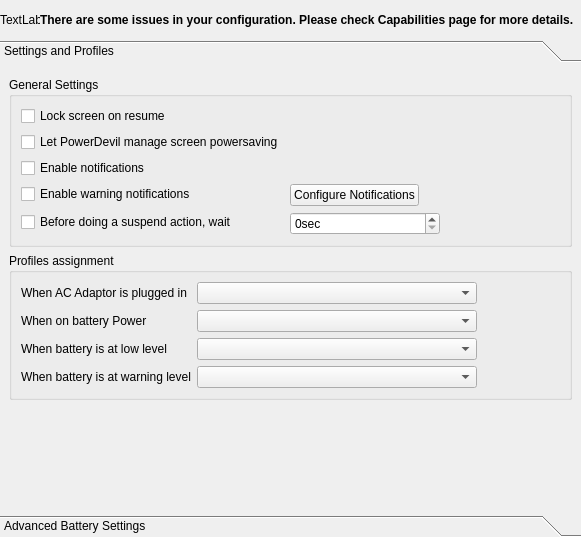
<ui version="4.0" >
 <class>generalPage</class>
 <widget class="QWidget" name="generalPage" >
  <property name="geometry" >
   <rect>
    <x>0</x>
    <y>0</y>
    <width>581</width>
    <height>537</height>
   </rect>
  </property>
  <layout class="QVBoxLayout" name="verticalLayout" >
   <property name="spacing" >
    <number>0</number>
   </property>
   <property name="margin" >
    <number>0</number>
   </property>
   <item>
    <layout class="QHBoxLayout" name="horizontalLayout" >
     <item>
      <widget class="QLabel" name="issueIcon" >
       <property name="minimumSize" >
        <size>
         <width>0</width>
         <height>40</height>
        </size>
       </property>
       <property name="maximumSize" >
        <size>
         <width>40</width>
         <height>16777215</height>
        </size>
       </property>
       <property name="text" >
        <string>TextLabel</string>
       </property>
      </widget>
     </item>
     <item>
      <widget class="QLabel" name="issueText" >
       <property name="text" >
        <string>&lt;b>There are some issues in your configuration. Please check Capabilities page for more details.&lt;/b></string>
       </property>
       <property name="scaledContents" >
        <bool>true</bool>
       </property>
       <property name="wordWrap" >
        <bool>true</bool>
       </property>
      </widget>
     </item>
    </layout>
   </item>
   <item>
    <widget class="QToolBox" name="toolBox" >
     <property name="currentIndex" >
      <number>0</number>
     </property>
     <widget class="QWidget" name="page" >
      <property name="geometry" >
       <rect>
        <x>0</x>
        <y>0</y>
        <width>571</width>
        <height>431</height>
       </rect>
      </property>
      <attribute name="label" >
       <string>Settings and Profiles</string>
      </attribute>
      <layout class="QVBoxLayout" name="verticalLayout_2" >
       <item>
        <widget class="QGroupBox" name="GeneralSettingsBox" >
         <property name="title" >
          <string>General Settings</string>
         </property>
         <layout class="QFormLayout" name="formLayout_6" >
          <property name="fieldGrowthPolicy" >
           <enum>QFormLayout::AllNonFixedFieldsGrow</enum>
          </property>
          <item row="0" column="0" >
           <widget class="QCheckBox" name="lockScreenOnResume" >
            <property name="toolTip" >
             <string>Locks screen when waking up from suspension</string>
            </property>
            <property name="statusTip" >
             <string/>
            </property>
            <property name="whatsThis" >
             <string>You will be asked for password when resuming from sleep state</string>
            </property>
            <property name="text" >
             <string>Lock screen on resume</string>
            </property>
           </widget>
          </item>
          <item row="2" column="0" >
           <widget class="QCheckBox" name="notificationsBox" >
            <property name="toolTip" >
             <string>Enables standard notifications</string>
            </property>
            <property name="statusTip" >
             <string/>
            </property>
            <property name="whatsThis" >
             <string>Notifications such as standard events or profile change will be shown</string>
            </property>
            <property name="text" >
             <string>Enable notifications</string>
            </property>
           </widget>
          </item>
          <item row="3" column="0" >
           <widget class="QCheckBox" name="warningNotificationsBox" >
            <property name="toolTip" >
             <string>Enables warning notifications</string>
            </property>
            <property name="whatsThis" >
             <string>Notifications such as warnings or important events will be shown. It is recommended to leave this enabled.</string>
            </property>
            <property name="text" >
             <string>Enable warning notifications</string>
            </property>
           </widget>
          </item>
          <item row="4" column="0" >
           <widget class="QCheckBox" name="suspendWait" >
            <property name="toolTip" >
             <string>Interval for interactive confirm notifications</string>
            </property>
            <property name="whatsThis" >
             <string>If selected, before doing an automatic suspension PowerDevil will show an interactive notification for the specified time. If that notification will be clicked, the queued action will not be run.</string>
            </property>
            <property name="text" >
             <string>Before doing a suspend action, wait</string>
            </property>
           </widget>
          </item>
          <item row="4" column="1" >
           <widget class="KIntSpinBox" name="suspendWaitTime" >
            <property name="maximumSize" >
             <size>
              <width>150</width>
              <height>16777215</height>
             </size>
            </property>
            <property name="suffix" >
             <string comment="As in &quot;seconds&quot;" >sec</string>
            </property>
            <property name="maximum" >
             <number>300</number>
            </property>
           </widget>
          </item>
          <item row="1" column="0" >
           <widget class="QCheckBox" name="enableDPMSBox" >
            <property name="text" >
             <string>Let PowerDevil manage screen powersaving</string>
            </property>
           </widget>
          </item>
          <item row="3" column="1" >
           <layout class="QHBoxLayout" name="horizontalLayout_2" >
            <item>
             <widget class="QPushButton" name="notificationsButton" >
              <property name="maximumSize" >
               <size>
                <width>16777215</width>
                <height>16777215</height>
               </size>
              </property>
              <property name="text" >
               <string>Configure Notifications</string>
              </property>
             </widget>
            </item>
            <item>
             <spacer name="horizontalSpacer" >
              <property name="orientation" >
               <enum>Qt::Horizontal</enum>
              </property>
              <property name="sizeHint" stdset="0" >
               <size>
                <width>40</width>
                <height>20</height>
               </size>
              </property>
             </spacer>
            </item>
           </layout>
          </item>
         </layout>
        </widget>
       </item>
       <item>
        <widget class="QGroupBox" name="groupBox_4" >
         <property name="title" >
          <string>Profiles assignment</string>
         </property>
         <layout class="QFormLayout" name="formLayout_5" >
          <item row="0" column="0" >
           <widget class="QLabel" name="label_6" >
            <property name="text" >
             <string>When AC Adaptor is plugged in</string>
            </property>
           </widget>
          </item>
          <item row="0" column="1" >
           <widget class="KComboBox" name="acProfile" >
            <property name="maximumSize" >
             <size>
              <width>280</width>
              <height>16777215</height>
             </size>
            </property>
           </widget>
          </item>
          <item row="1" column="0" >
           <widget class="QLabel" name="label_7" >
            <property name="text" >
             <string>When on battery Power</string>
            </property>
           </widget>
          </item>
          <item row="1" column="1" >
           <widget class="KComboBox" name="batteryProfile" >
            <property name="maximumSize" >
             <size>
              <width>280</width>
              <height>16777215</height>
             </size>
            </property>
           </widget>
          </item>
          <item row="2" column="0" >
           <widget class="QLabel" name="label_10" >
            <property name="text" >
             <string>When battery is at low level</string>
            </property>
           </widget>
          </item>
          <item row="2" column="1" >
           <widget class="KComboBox" name="lowProfile" >
            <property name="maximumSize" >
             <size>
              <width>280</width>
              <height>16777215</height>
             </size>
            </property>
           </widget>
          </item>
          <item row="3" column="0" >
           <widget class="QLabel" name="label_11" >
            <property name="text" >
             <string>When battery is at warning level</string>
            </property>
           </widget>
          </item>
          <item row="3" column="1" >
           <widget class="KComboBox" name="warningProfile" >
            <property name="maximumSize" >
             <size>
              <width>280</width>
              <height>16777215</height>
             </size>
            </property>
           </widget>
          </item>
         </layout>
        </widget>
       </item>
       <item>
        <spacer name="verticalSpacer" >
         <property name="orientation" >
          <enum>Qt::Vertical</enum>
         </property>
         <property name="sizeHint" stdset="0" >
          <size>
           <width>20</width>
           <height>40</height>
          </size>
         </property>
        </spacer>
       </item>
      </layout>
     </widget>
     <widget class="QWidget" name="page_2" >
      <property name="geometry" >
       <rect>
        <x>0</x>
        <y>0</y>
        <width>263</width>
        <height>206</height>
       </rect>
      </property>
      <attribute name="label" >
       <string>Advanced Battery Settings</string>
      </attribute>
      <layout class="QVBoxLayout" name="verticalLayout_3" >
       <item>
        <widget class="QGroupBox" name="groupBox" >
         <property name="title" >
          <string>Battery Levels</string>
         </property>
         <layout class="QFormLayout" name="formLayout_2" >
          <property name="fieldGrowthPolicy" >
           <enum>QFormLayout::AllNonFixedFieldsGrow</enum>
          </property>
          <item row="0" column="0" >
           <widget class="QLabel" name="label_3" >
            <property name="text" >
             <string>Battery is at low level at</string>
            </property>
           </widget>
          </item>
          <item row="0" column="1" >
           <widget class="KIntSpinBox" name="lowSpin" >
            <property name="maximumSize" >
             <size>
              <width>100</width>
              <height>16777215</height>
             </size>
            </property>
            <property name="toolTip" >
             <string>Low battery level</string>
            </property>
            <property name="whatsThis" >
             <string>Battery will be considered low when it reaches this level</string>
            </property>
            <property name="suffix" >
             <string>%</string>
            </property>
            <property name="maximum" >
             <number>100</number>
            </property>
           </widget>
          </item>
          <item row="1" column="0" >
           <widget class="QLabel" name="label_4" >
            <property name="text" >
             <string>Battery is at warning level at</string>
            </property>
           </widget>
          </item>
          <item row="1" column="1" >
           <widget class="KIntSpinBox" name="warningSpin" >
            <property name="maximumSize" >
             <size>
              <width>100</width>
              <height>16777215</height>
             </size>
            </property>
            <property name="toolTip" >
             <string>Warning battery level</string>
            </property>
            <property name="whatsThis" >
             <string>Battery will be considered at warning level when it reaches this level</string>
            </property>
            <property name="suffix" >
             <string>%</string>
            </property>
            <property name="maximum" >
             <number>100</number>
            </property>
           </widget>
          </item>
          <item row="2" column="0" >
           <widget class="QLabel" name="label_5" >
            <property name="text" >
             <string>Battery is at critical level at</string>
            </property>
           </widget>
          </item>
          <item row="2" column="1" >
           <widget class="KIntSpinBox" name="criticalSpin" >
            <property name="maximumSize" >
             <size>
              <width>100</width>
              <height>16777215</height>
             </size>
            </property>
            <property name="toolTip" >
             <string>Critical battery level</string>
            </property>
            <property name="whatsThis" >
             <string>Battery will be considered critical when it reaches this level</string>
            </property>
            <property name="suffix" >
             <string>%</string>
            </property>
            <property name="maximum" >
             <number>100</number>
            </property>
           </widget>
          </item>
         </layout>
        </widget>
       </item>
       <item>
        <widget class="QGroupBox" name="groupBox_3" >
         <property name="title" >
          <string>Battery Actions</string>
         </property>
         <layout class="QFormLayout" name="formLayout_3" >
          <property name="fieldGrowthPolicy" >
           <enum>QFormLayout::AllNonFixedFieldsGrow</enum>
          </property>
          <item row="0" column="0" >
           <widget class="QLabel" name="BatteryCriticalLabel" >
            <property name="text" >
             <string>When battery remaining is critical</string>
            </property>
            <property name="wordWrap" >
             <bool>false</bool>
            </property>
            <property name="buddy" >
             <cstring>BatteryCriticalCombo</cstring>
            </property>
           </widget>
          </item>
          <item row="0" column="1" >
           <widget class="KComboBox" name="BatteryCriticalCombo" >
            <property name="maximumSize" >
             <size>
              <width>300</width>
              <height>16777215</height>
             </size>
            </property>
           </widget>
          </item>
         </layout>
        </widget>
       </item>
       <item>
        <spacer name="verticalSpacer_2" >
         <property name="orientation" >
          <enum>Qt::Vertical</enum>
         </property>
         <property name="sizeHint" stdset="0" >
          <size>
           <width>20</width>
           <height>40</height>
          </size>
         </property>
        </spacer>
       </item>
      </layout>
     </widget>
    </widget>
   </item>
  </layout>
 </widget>
 <customwidgets>
  <customwidget>
   <class>KComboBox</class>
   <extends>QComboBox</extends>
   <header>kcombobox.h</header>
  </customwidget>
  <customwidget>
   <class>KIntSpinBox</class>
   <extends>QSpinBox</extends>
   <header>knuminput.h</header>
  </customwidget>
 </customwidgets>
 <resources/>
 <connections/>
</ui>
